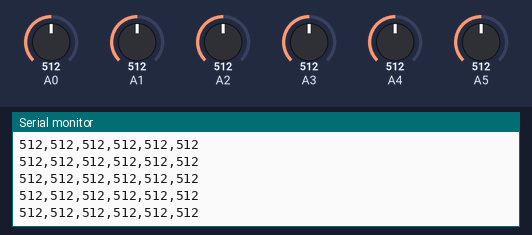
Simulated run of this sketch. Board: Arduino Uno, built with avr-gcc and run on an emulated ATmega328P. Parts: the last lines printed to the serial monitor. The test bench sets the inputs (shaded band); at power-on: A1 = 512, A3 = 512, A0 = 512, A2 = 512, A4 = 512, A5 = 512.

Above: at 2.7 s.
2.8 s: A1 set to 109
At 2.85 s:
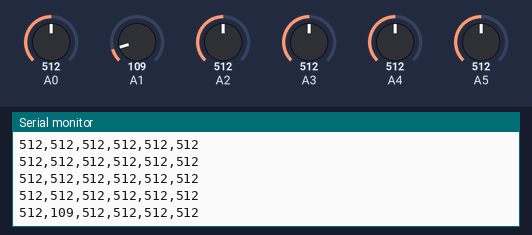
5.8 s: A1 set to 93
At 5.8 s:
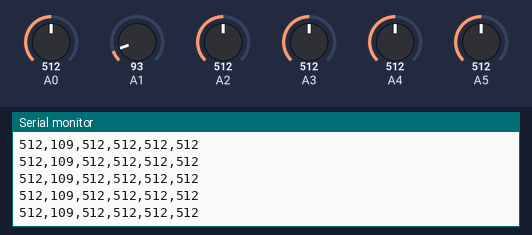
8.8 s: A3 set to 106
At 8.84 s:
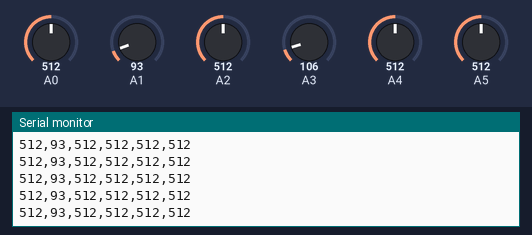
11.8 s: A3 set to 92
At 11.89 s:
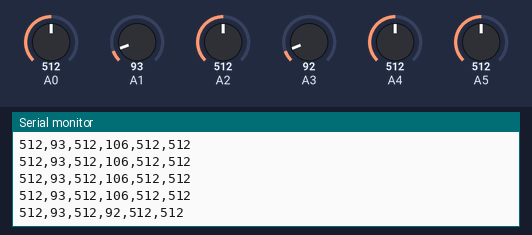
Timing chart, 0 to 14.3 s (numbered marks = the images above; inputs shaded):
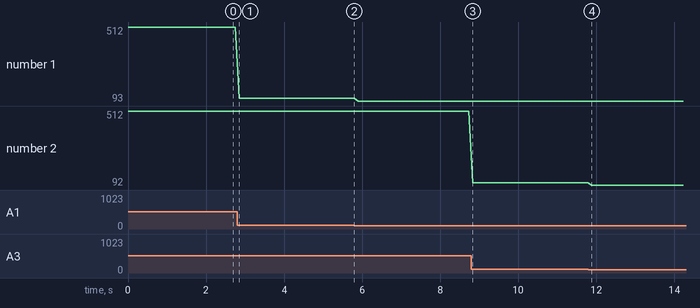

Measured:
- after the input at 2.8 s, the serial monitor: prints a new line after 0.05 s (image 1)
- after the input at 11.8 s, the serial monitor: prints a new line after 0.09 s (image 4)
- plotted number 1: 512 → 109 after the input at 2.8 s, 109 → 93 after the input at 5.8 s
- plotted number 2: 512 → 106 after the input at 8.8 s, 106 → 92 after the input at 11.8 s

The sketch:

ReadPotenciometers.ino
```cpp
void setup()
{
    Serial.begin(9600);
}

int sensorValues[6];
void loop()
{
    for (int i = 0; i < 6; i++)
    {
        sensorValues[i] = analogRead(A0 + i);
    }

    String reading = String(sensorValues[0]) + "," + String(sensorValues[1]) + "," + String(sensorValues[2]) + "," +
                     String(sensorValues[3]) + "," + String(sensorValues[4]) + "," + String(sensorValues[5]);

    Serial.println(reading);

    delay(100);
}
```
